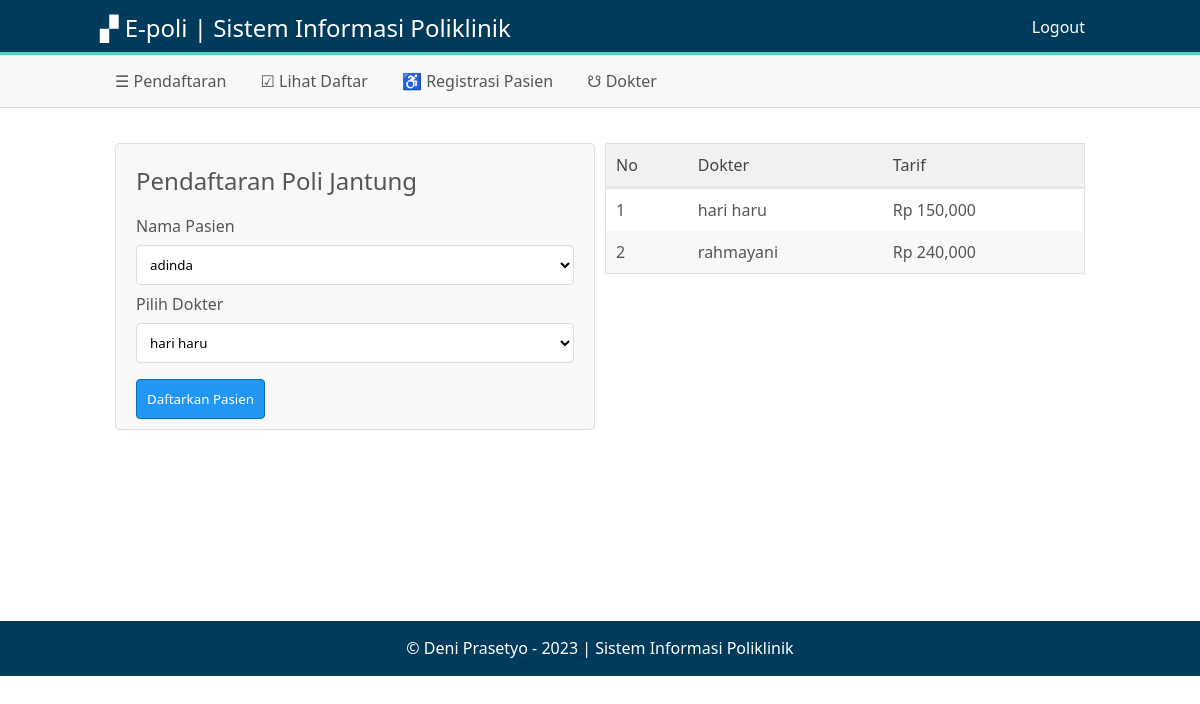
Page /operator/daftar.php?id=7 (signed in) on the committed database.
### tables this page shows
CREATE TABLE `poliklinik` (
  `id_poli` int(11) NOT NULL,
  `poli` varchar(20) NOT NULL,
  `kodeplk` varchar(15) NOT NULL
);

CREATE TABLE `dokter` (
  `id_dokter` int(11) NOT NULL,
  `kodedkt` varchar(15) NOT NULL,
  `namadkt` varchar(30) NOT NULL,
  `alamat` text NOT NULL,
  `telepon` varchar(13) NOT NULL,
  `tarif` int(11) NOT NULL,
  `id_poli` int(11) NOT NULL
);

### Control.php (called while the page is built, shortened)
<?php
$link = mysqli_connect('localhost','root','','epoli');
function data($query){
	global $link;
	$result = mysqli_query($link,$query);
	return $result;
}
?>

### operator/daftar.php (the view, shortened to what this page needs)
<?php
require_once 'view/view.php';
require_once '../Control.php';
$id = $_GET['id'];
$query = "SELECT * FROM poliklinik WHERE id_poli = $id ";
$getnama = mysqli_fetch_assoc(data($query));
$query = "SELECT * FROM pasien ORDER BY namapsn ASC ";
$dafpasien = data($query);
$query = "SELECT * FROM dokter WHERE id_poli = $id ";
$dafdokter = data($query);
$query = "SELECT * FROM dokter WHERE id_poli = $id ";
$tarif = data($query);
 ?>
<div class="konten">
	<div class="mainop">
	<div class="k2 padding">
		<div class="form-abu border">
			<h2>Pendaftaran Poli <?= $getnama['poli'] ?></h2>
			<form action="" method="post">
				<label for="">Nama Pasien</label>
				<select name="pasien" class="full">
		<?php while($row = mysqli_fetch_assoc($dafpasien)){ ?>
					<option value="<?= $row['namapsn'] ?>"><?= $row['namapsn'] ?></option>
		<?php } ?>
				</select>
				<label for="">Pilih Dokter</label>
				<select name="dokter" class="full">
		<?php while($row = mysqli_fetch_assoc($dafdokter)){ ?>
					<option value="<?= $row['namadkt'] ?>"><?= $row['namadkt'] ?></option>
		<?php } ?>
				</select>
				<label for=""></label>
				<input type="submit" value="Daftarkan Pasien" class="biru" name="tambah">
			</form>
		</div>
	</div>
	<div class="k2 padding">
		<table>
			<thead>
				<tr>
					<td>No</td>
					<td>Dokter</td>
					<td>Tarif</td>
				</tr>
			</thead>
			<tbody>
			<?php
			$no = 0;
			while($row = mysqli_fetch_assoc($tarif)){
			$no++;
				?>
				<tr>
					<td><?= $no ?></td>
					<td><?= $row['namadkt'] ?></td>
					<td>Rp <?= number_format($row['tarif']) ?></td>
				</tr>
			<?php } ?>
			</tbody>
		</table>
	</div>
	</div>
</div>

### style.css (style rules this page uses)
* { margin: 0; padding: 0; font-family: 'Century Gothic', 'Segoe UI', sans-serif; box-sizing: border-box; text-decoration: none; font-weight: normal; }
body { background: #fff; font-size: 16px; color: #555; }
.konten { width: 1000px; margin: 0 auto; }
nav, h1, h2, h3, h4, p, b { display: block; }
input, textarea, button, select { padding: 10px; border: 1px solid #ddd; border-radius: 4px; background: #fff; }
select { padding: 9px; }
option { padding: 10px; font-size: 1.1em; }
input[type="submit"], input[type="reset"], button, select { cursor: pointer; }
label { padding: 3px 0px; display: block; margin: 5px 0px; }
.full { width: 100%; }
.k2, .k3, .k4 { float: left; }
.k2 { width: 50%; }
.padding { padding: 5px; }
.biru { background: #2196f3; color: #fff; border: 1px solid #0074b9; }
.form-abu { padding: 10px 20px; background: #f8f8f8; border-radius: 4px; }
table { border-collapse: collapse; width: 100%; border: 1px solid #e0e0e0; }
table td { padding: 10px; }
table thead { background: #f1f1f1; color: #444; border-bottom: 3px solid #e7e7e7; }
table tbody tr:nth-child(even) { background: #f8f8f8; }
.border { border: 1px solid #ddd; }
.mainop { background: #fff; min-height: 473px; padding: 10px; width: 100%; margin-bottom: 20px; }
.mainop h2 { padding: 10px 0px; }

### rows in the picture
poliklinik: poli "Jantung"
dokter: namadkt "hari haru", tarif "150,000"
dokter: namadkt "rahmayani", tarif "240,000"

### other values in the picture
form field pasien "adinda"
form field dokter "hari haru"
